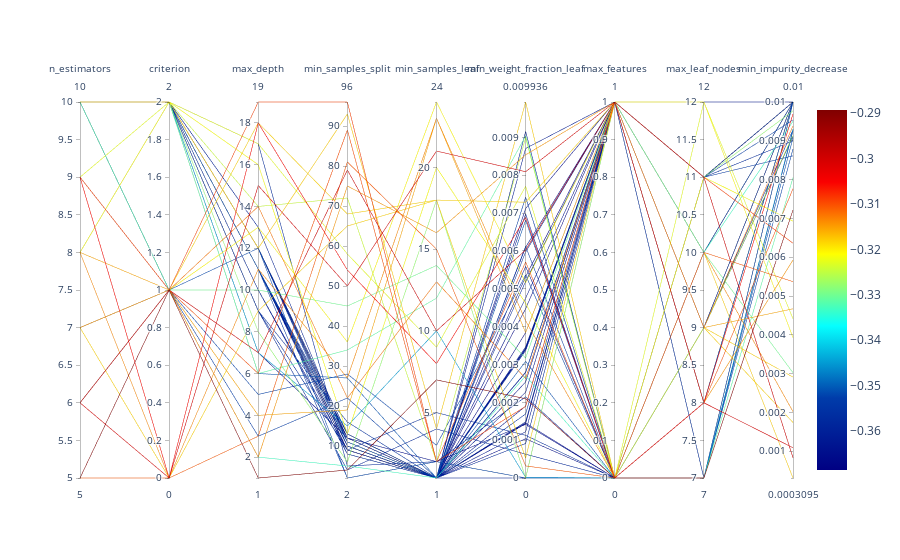

This figure's notebook cell:
### Markdown cell above
## Parallel Coordinates Plot

### Code cell
spot_tuner.parallel_plot()
